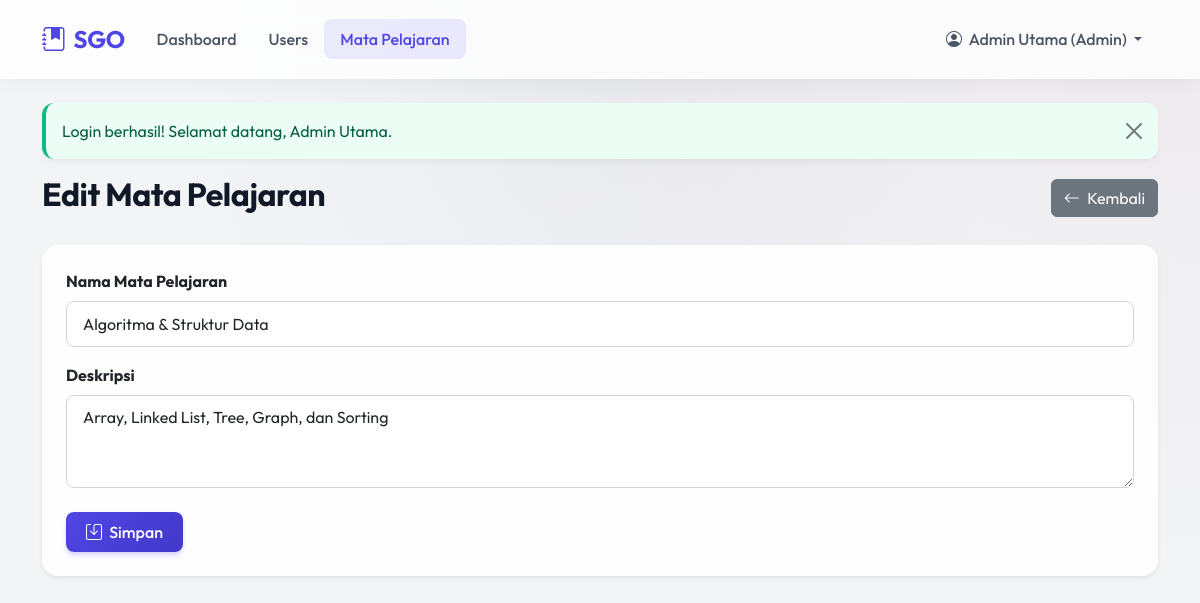
/?page=subjects&action=edit&id=7 (signed in), run on the app's committed database.
### tables this page shows
CREATE TABLE subjects (
    id INT UNSIGNED AUTO_INCREMENT PRIMARY KEY,
    name VARCHAR(100) NOT NULL,
    description VARCHAR(255) DEFAULT NULL,
    created_at TIMESTAMP DEFAULT CURRENT_TIMESTAMP
);

### models/Subject.php (called while the page is built, shortened)
<?php
class Subject {
    private $pdo;
    public function __construct($pdo) {
        $this->pdo = $pdo;
    }
    public function findById($id) {
        $stmt = $this->pdo->prepare("SELECT * FROM subjects WHERE id = :id");
        $stmt->execute(['id' => $id]);
        return $stmt->fetch();
    }
}
?>

### config/config.php (called while the page is built, shortened)
<?php
function escape($html) {
    return htmlspecialchars($html ?? '', ENT_QUOTES | ENT_SUBSTITUTE, "UTF-8");
}
?>

### views/Admin/subjects_form.php (the view)
<?php require 'views/layouts/header.php'; ?>
<div class="d-flex justify-content-between align-items-center mb-4">
    <h2><?= isset($subject) ? 'Edit Mata Pelajaran' : 'Tambah Mata Pelajaran' ?></h2>
    <a href="<?= BASE_URL ?>?page=subjects" class="btn btn-secondary"><i class="bi bi-arrow-left me-1"></i> Kembali</a>
</div>
<div class="card shadow-sm border-0">
    <div class="card-body p-4">
        <form method="POST" action="">
            <div class="mb-3">
                <label for="name" class="form-label fw-bold">Nama Mata Pelajaran</label>
                <input type="text" class="form-control" id="name" name="name" required value="<?= escape($_POST['name'] ?? ($subject['name'] ?? '')) ?>">
            </div>
            <div class="mb-4">
                <label for="description" class="form-label fw-bold">Deskripsi</label>
                <textarea class="form-control" id="description" name="description" rows="3"><?= escape($_POST['description'] ?? ($subject['description'] ?? '')) ?></textarea>
            </div>
            <button type="submit" class="btn btn-primary"><i class="bi bi-save me-1"></i> Simpan</button>
        </form>
    </div>
</div>
<?php require 'views/layouts/footer.php'; ?>

### views/layouts/header.php (style rules this page uses)
:root { --primary: #4f46e5; --primary-dark: #4338ca; --secondary: #10b981; --bg-color: #f3f4f6; --card-bg: rgba(255, 255, 255, 0.9); --text-main: #1f2937; }
body { font-family: 'Outfit', sans-serif; background-color: var(--bg-color); background-image: radial-gradient(at 0% 0%, hsla(253,16%,7%,0) 0, transparent 50%), radial-gradient(at 50% 0%, hsla(225,39%,30%,0.05) 0, transparent 50%), radial-gradient(at 100% 0%, hsla(339,49%,30%,0.05) 0, transparent 50%); color: var(--text-main); min-height: 100vh; }
.card { background: var(--card-bg); backdrop-filter: blur(10px); border: 1px solid rgba(255,255,255,0.8); border-radius: 1rem; box-shadow: 0 10px 25px -5px rgba(0, 0, 0, 0.05), 0 8px 10px -6px rgba(0, 0, 0, 0.01); transition: transform 0.2s ease, box-shadow 0.2s ease; }
.btn-primary { background: linear-gradient(135deg, var(--primary), var(--primary-dark)); border: none; border-radius: 0.5rem; font-weight: 500; padding: 0.5rem 1.25rem; box-shadow: 0 4px 6px -1px rgba(79, 70, 229, 0.2), 0 2px 4px -1px rgba(79, 70, 229, 0.1); transition: all 0.3s ease; }
h1, h2, h3, h4, h5, h6 { font-weight: 700; color: #111827; letter-spacing: -0.5px; }
.form-control, .form-select { border-radius: 0.5rem; border: 1px solid #d1d5db; padding: 0.6rem 1rem; transition: border-color 0.2s, box-shadow 0.2s; }

### data on the page
subjects: name "Algoritma & Struktur Data", description "Array, Linked List, Tree, Graph, dan Sorting"

### other printed values
$_SESSION['name'] "Admin Utama"
$_SESSION['role'] "Admin"
$_SESSION['flash_message'] "Login berhasil! Selamat datang, Admin Utama."
